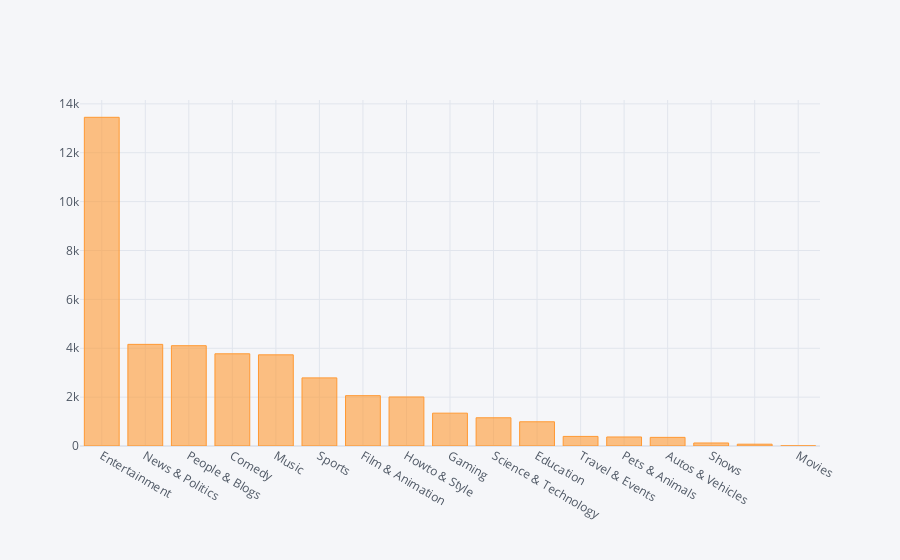

Source (notebook cell):
### Code cell
configure_plotly_browser_state()
df2 = pd.DataFrame({'Category':x_label,'Values':response_1.values})
df2.iplot(kind='bar',x='Category',y='Values')

### Figure 1 — Plotly figure (JSON) as saved in the notebook; plotly's stock layout.template omitted (floating-point values rounded to 4 significant figures)
{"data": [{"marker": {"color": "rgba(255, 153, 51, 0.6)", "line": {"color": "rgba(255, 153, 51, 1.0)", "width": 1}}, "name": "Values", "orientation": "v", "text": "", "x": ["Entertainment", "News & Politics", "People & Blogs", "Comedy", "Music", "Sports", "Film & Animation", "Howto & Style", "Gaming", "Science & Technology", "Education", "Travel & Events", "Pets & Animals", "Autos & Vehicles", "Shows", "", "Movies"], "y": [13451, 4159, 4105, 3773, 3731, 2787, 2060, 2007, 1344, 1155, 991, 392, 369, 353, 124, 74, 6], "type": "bar"}], "layout": {"legend": {"bgcolor": "#F5F6F9", "font": {"color": "#4D5663"}}, "paper_bgcolor": "#F5F6F9", "plot_bgcolor": "#F5F6F9", "title": {"font": {"color": "#4D5663"}}, "xaxis": {"gridcolor": "#E1E5ED", "showgrid": true, "tickfont": {"color": "#4D5663"}, "title": {"font": {"color": "#4D5663"}, "text": ""}, "zerolinecolor": "#E1E5ED"}, "yaxis": {"gridcolor": "#E1E5ED", "showgrid": true, "tickfont": {"color": "#4D5663"}, "title": {"font": {"color": "#4D5663"}, "text": ""}, "zerolinecolor": "#E1E5ED"}}}
